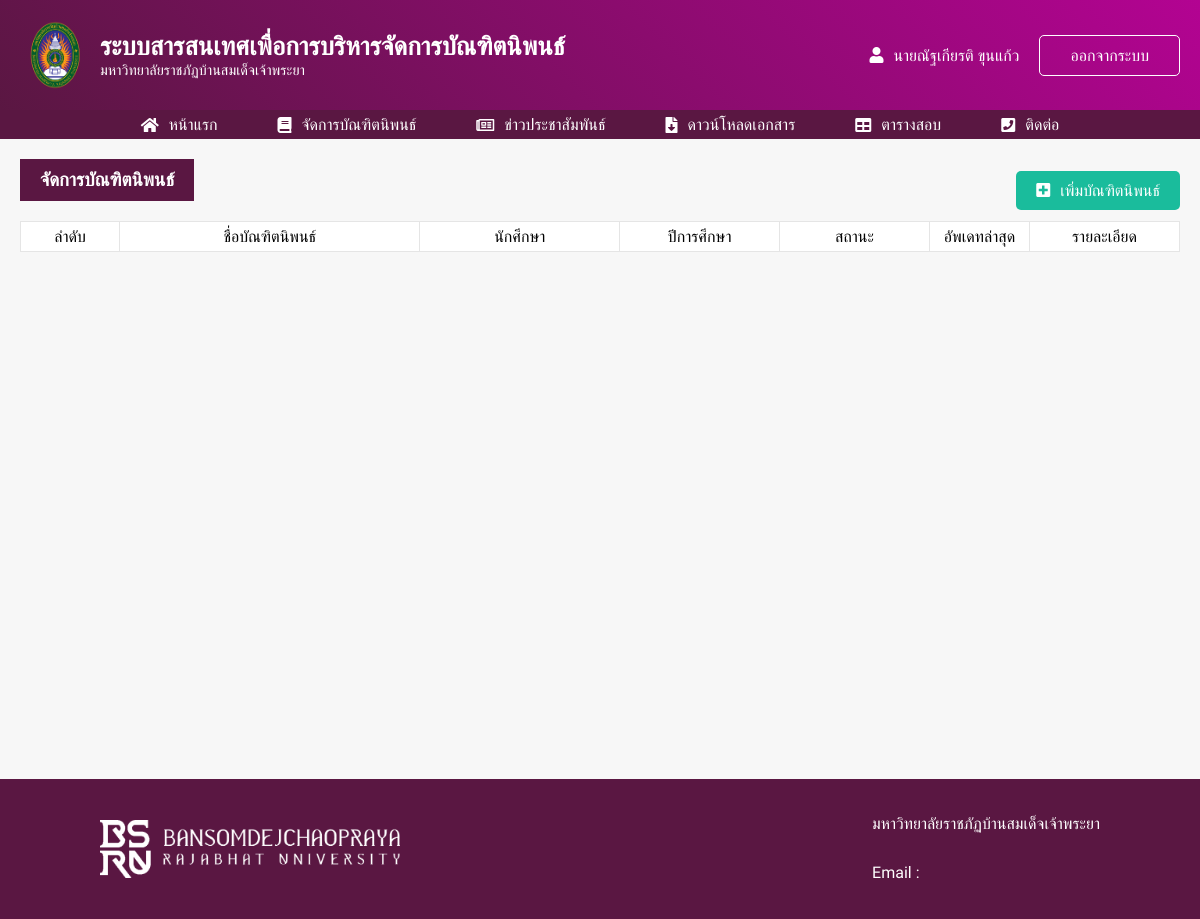
The page /_student_research.php?student_id=7 on the database its author committed.
### tables this page shows
CREATE TABLE `student` (
  `student_id` int(10) NOT NULL,
  `tname` varchar(20) NOT NULL,
  `fname` varchar(100) NOT NULL,
  `lname` varchar(100) NOT NULL,
  `class` varchar(20) DEFAULT NULL,
  `field` varchar(200) DEFAULT NULL,
  `faculty` varchar(200) DEFAULT NULL,
  `email` varchar(60) NOT NULL,
  `tel` varchar(20) NOT NULL,
  `student_card` varchar(15) NOT NULL,
  `username` varchar(50) NOT NULL,
  `password` varchar(100) NOT NULL,
  `dateofbirth` varchar(20) NOT NULL,
  `status` int(1) NOT NULL,
  `research_id` int(10) NOT NULL,
  `create_up` varchar(20) NOT NULL
);

### student_navbarLogin.php (the view, shortened to what this page needs)
  <?php
    $stmt = $pdo->query("select * from student where student_id = ".$_REQUEST['student_id']." ");
    while($row = $stmt->fetch(PDO::FETCH_ASSOC)){
  ?>
<nav>
    <div class="nav-container">
        <a href="index.php?student_id=<?php echo $row['student_id'] ; ?>" class="nav-logo">
            <div class="nav-logo-img">
                <img src="img/logo-main.png" />
            </div>
            <div class="nav-logo-title">
                <p>ระบบสารสนเทศเพื่อการบริหารจัดการบัณฑิตนิพนธ์</p>
                <p>มหาวิทยาลัยราชภัฏบ้านสมเด็จเจ้าพระยา</p>
            </div>
        </a>
        <div class="nav-login">
            <a href="student_profile.php?student_id=<?php echo $row['student_id'] ; ?>" class="user-has-login"><i class="fas fa-user"></i><?php echo $row['tname'] ; ?><?php echo $row['fname'] ; ?> <?php echo $row['lname'] ; ?></a>
            <a onclick="logout()" class="btn btn-login">ออกจากระบบ</a>
        </div>
    </div>
</nav>
<section class="nav-menu">
    <ul class="nav-menu-container">
        <li>
            <a href="index.php?student_id=<?php echo $row['student_id'] ; ?>"><i class="fas fa-home"></i> หน้าแรก</a>
        </li>
        <li>
            <a href="student_research.php?student_id=<?php echo $row['student_id'] ; ?>"><i class="fas fa-book"></i> จัดการบัณฑิตนิพนธ์</a>
        </li>
        <li>
            <a href="news.php?student_id=<?php echo $row['student_id'] ; ?>"><i class="far fa-newspaper"></i> ข่าวประชาสัมพันธ์</a>
        </li>
        <li>
            <a href="paper.php?student_id=<?php echo $row['student_id'] ; ?>"><i class="fas fa-file-download"></i> ดาวน์โหลดเอกสาร</a>
        </li>
        <li>
            <a href="exam.php?student_id=<?php echo $row['student_id'] ; ?>"><i class="fas fa-table"></i> ตารางสอบ</a>
        </li>
        <li>
            <a href="contact.php?student_id=<?php echo $row['student_id'] ; ?>"><i class="fas fa-phone-square"></i> ติดต่อ</a>
        </li>
    </ul>
</section>
<?php
   }
  ?>

### _student_research.php (shortened to what this page needs)
<!DOCTYPE html>
<html lang="en">
  <head>
    <?php include('root.php'); ?>
    <?php include('import.php'); ?>
  </head>
  <body>
  <?php include('student_navbarLogin.php'); ?>
    <section  class="container">
      <div class="txt-header-manage">
        <h3 class="text-header">จัดการบัณฑิตนิพนธ์</h3>
        <?php
    $stmt = $pdo->query("select * from student where student_id = ".$_REQUEST['student_id']." ");
    while($row = $stmt->fetch(PDO::FETCH_ASSOC)){
      if($row['research_id'] == 0){
  ?>
        <a href="student_researchAdd.php?student_id=<?php echo $_REQUEST['student_id'] ; ?>" class="btn btn-success"><i class="fas fa-plus-square"></i>เพิ่มบัณฑิตนิพนธ์</a>
 <?php
      }
    }
  ?>
     </div>
      <div class="table-scroll">
        <table class="table table-research">
            <thead>
              <tr>
                <th>ลำดับ</th>
                <th class="w-300">ชื่อบัณฑิตนิพนธ์</th>
                <th class="w-200">นักศึกษา</th>
                <th>ปีการศึกษา</th>
                <th class="w-150">สถานะ</th>
                <th class="w-100">อัพเดทล่าสุด</th>
                <th class="w-150">รายละเอียด</th>
              </tr>
            </thead>
          </table>
      </div>
    </section>
    <?php include('footer.php'); ?>
  </body>
</html>

### css/style.css (style rules this page uses)
* { margin: 0; padding: 0; box-sizing: border-box; font-family: 'Prompt', sans-serif; text-decoration: none; }
:root { --color-primary: #5a1742; --color-sub: #b30392; --color-light: #fff; --danger: #EA2027; --warning: #FFC312; --success: #1abc9c; --info: #3498db; }
.btn { display: flex; justify-content: center; align-items: center; border: none; font-size: 1rem; border-radius: 5px; transition: .3s ease; cursor: pointer; padding: 10px 20px; text-align: center; }
.btn-success { background: var(--success); color: var(--color-light); }
.btn-primary i, .btn-danger i , .btn-warning i , .btn-success i, .btn-info i { margin-right: 10px; }
.container { max-width: 1200px; margin: 0 auto; padding: 20px; min-height: 80vh; }
body { background: #f7f7f7; }
.table-scroll { width: 100%; overflow-x: auto; }
.table { width: 100%; min-width: 1000px; cursor: default; }
.table th, .table td { border: 1px solid #e5e5e5; padding: 5px 10px; background: #fff; }
.table th { font-weight: 500; }
.table, .table th, .table td { border-collapse: collapse; }
nav { width: 100%; padding: 20px 0; background: linear-gradient(45deg, var(--color-primary), var(--color-sub)); }
.nav-container { display: flex; justify-content: space-between; align-items: center; max-width: 1200px; margin: 0 auto; padding: 0 20px; }
.nav-logo { display: flex; align-items: center; }
.nav-logo-img { width: 70px; height: 70px; margin-right: 10px; }
.nav-logo-img img { width: 100%; height: 100%; object-fit: contain; }
.nav-logo-title p { color: var(--color-light); }
.nav-logo-title p:first-child { font-size: 1.6rem; font-weight: 600; }
.nav-logo-title p:last-child { font-size: .9rem; font-weight: 300; }
.nav-login { display: flex; align-items: center; }
.user-has-login { color: var(--color-light); margin-right: 20px; }
.user-has-login i { margin-right: 10px; }
.btn-login { color: var(--color-light); border: 1px solid var(--color-light); padding: 10px 30px; }
.nav-menu { width: 100%; background: var(--color-primary); position: sticky; }
.nav-menu-container { max-width: 1200px; margin: 0 auto; display: flex; justify-content: center; }
.nav-menu-container li { list-style: none; }
.nav-menu-container li a { display: flex; justify-content: center; align-items: center; color: var(--color-light); padding: 5px 20px; margin: 0 10px; transition: .3s ease; }
.nav-menu-container li a i { margin-right: 10px; }
.text-header { color: var(--color-light); background: var(--color-primary); width: fit-content; padding: 10px 20px; margin-bottom: 20px; }
.table-research { border: 1px solid #e5e5e5; }
.w-100 { width: 100px; }
.w-150 { width: 150px; }
.w-200 { width: 200px; }
.w-300 { width: 300px; }
.txt-header-manage { width: 100%; display: flex; justify-content: space-between; align-items: center; }

### rows shown on the page
student: tname "นาย", fname "ณัฐเกียรติ", lname "ขุนแก้ว"
